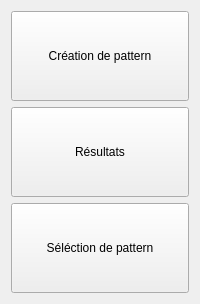
      <widget class="QWidget" name="Menu_base">
       <layout class="QVBoxLayout" name="verticalLayout">
        <item>
         <widget class="QPushButton" name="accesCreationPattern">
          <property name="enabled">
           <bool>true</bool>
          </property>
          <property name="minimumSize">
           <size>
            <width>0</width>
            <height>90</height>
           </size>
          </property>
          <property name="maximumSize">
           <size>
            <width>16777215</width>
            <height>100</height>
           </size>
          </property>
          <property name="text">
           <string>Création de pattern</string>
          </property>
         </widget>
        </item>
        <item>
         <widget class="QPushButton" name="accesResultats">
          <property name="minimumSize">
           <size>
            <width>0</width>
            <height>90</height>
           </size>
          </property>
          <property name="maximumSize">
           <size>
            <width>16777215</width>
            <height>100</height>
           </size>
          </property>
          <property name="text">
           <string>Résultats</string>
          </property>
         </widget>
        </item>
        <item>
         <widget class="QPushButton" name="accesSelectionPattern">
          <property name="minimumSize">
           <size>
            <width>0</width>
            <height>90</height>
           </size>
          </property>
          <property name="maximumSize">
           <size>
            <width>16777215</width>
            <height>100</height>
           </size>
          </property>
          <property name="text">
           <string>Séléction de pattern</string>
          </property>
         </widget>
        </item>
       </layout>
      </widget>
